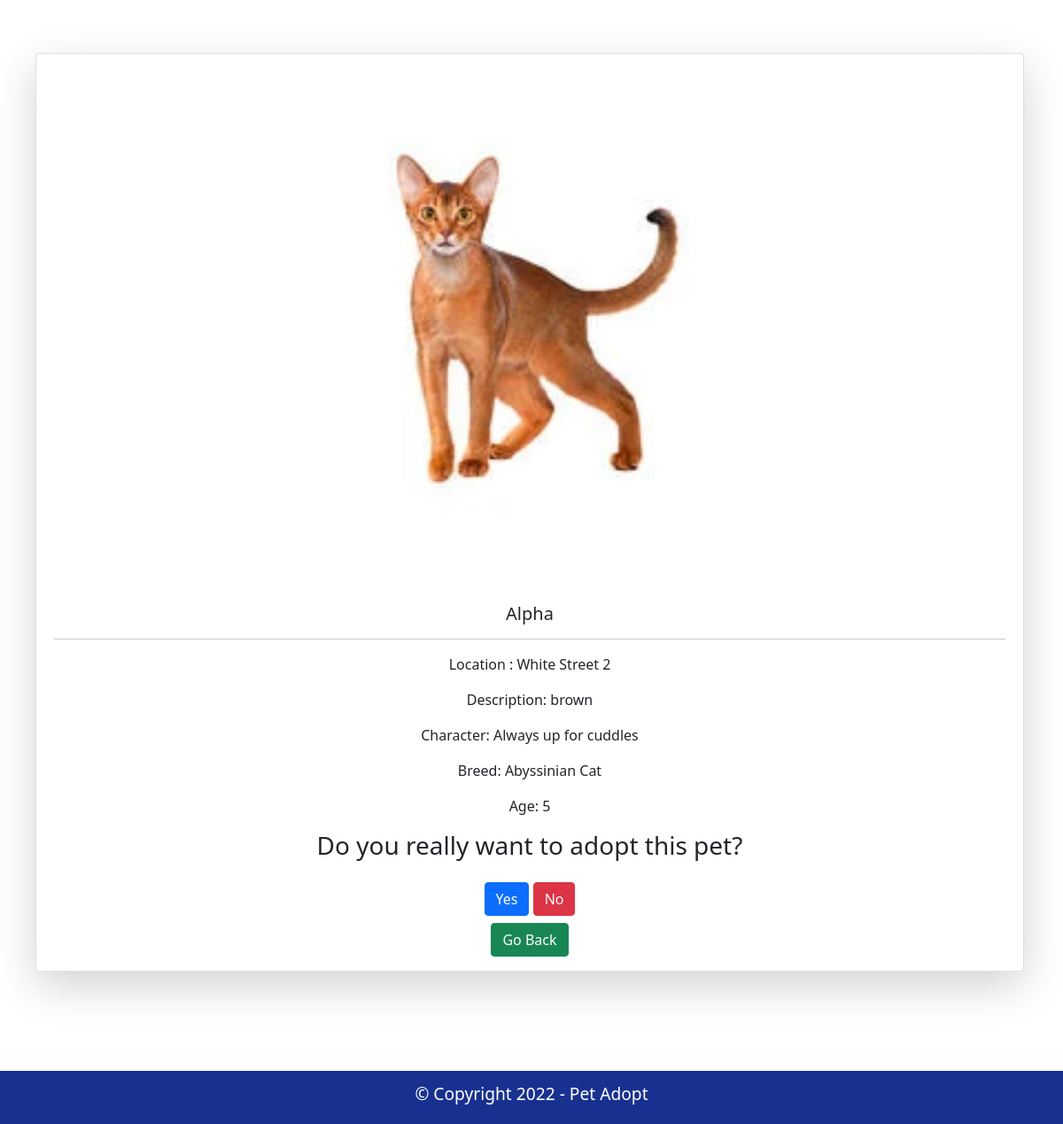
The app's page /adopt.php?id=1 (signed in) with its own data.
### tables this page shows
CREATE TABLE `animals` (
  `id` int(11) NOT NULL,
  `name` varchar(30) NOT NULL,
  `picture` varchar(255) DEFAULT NULL,
  `breed` varchar(30) NOT NULL,
  `age` int(11) NOT NULL,
  `type` varchar(30) NOT NULL,
  `description` varchar(30) NOT NULL,
  `character` varchar(30) NOT NULL,
  `location` varchar(30) NOT NULL,
  `status` enum('available','adopted') DEFAULT 'available'
);

### adopt.php (the view, shortened to what this page needs)
<?php
include_once 'components/db_connect.php';
$body = "";
if ($_GET['id']) {
    $id = $_GET['id'];
    $query = "SELECT * FROM animals  WHERE id = {$id}";
    $result = mysqli_query($connect, $query);
    if ($result->num_rows == 1) {
        $data = $result->fetch_assoc();
        $id = $data['id'];
        $location = $data['location'];
        $name= $data['name'];
        $description = $data['description'];
        $breed = $data["breed"];
        $character = $data['character'];
        $age = $data['age'];
        $picture = $data['picture'];
            $body .= '<div class=" mb-5 col col-12 d-flex align-items-stretch">
        <div class="row g-1 container-fluid card shadow-lg bg-card-color">
        <img style="width:500px; height:600px; object-fit: cover; margin:auto" src=animals/pictures/'.$picture.' class="card-img-top" alt="...">
        <div class="card-body">
          <h5 class="card-title">'.$name.'</h5>
          <hr>
          <p class="card-text">Location : '.$location.'</p>
          <p class="card-text">Description: '.$description.'</p>
          <p class="card-text">Character: '.$character.'</p>
          <p class="card-text">Breed: '.$breed.'</p>
          <p class="card-text">Age: '.$age.'</p>
          <h3 class="mb-4">Do you really want to adopt this pet?</h3>
                <a href="a_adopt.php?id='.$id.'" class="btn btn-primary">Yes</a>
                <a href="javascript:history.back()" class="btn btn-danger">No</a><br>
          <a href="index.php" class="btn btn-success mt-2">Go Back</a>
        </div>
      </div>
      </div>
      ';
    } else {
        header("location: error.php");
    }
} else {
    header("location: error.php");
}
?>
<!DOCTYPE html>
<html lang="en">
<head>
    <?php include_once 'components/boot.php';?>
    <link rel="stylesheet" href="style.css">
</head>
<body>
    <div class="container text-center">
        <div class="row justify-content-evenly py-5">
            <div class="mt-3 mb-3">
                <?= $body ?>
            </div>
        </div>
    </div>
    <div class="d-flex footer text-center align-items-center justify-content-center text-white" style="background-color: #183190;
    height: 60px;">
    <h2 style="font-size:1.2rem">&copy; Copyright 2022 - Pet Adopt</h2>
</div>
</body>
</html>

### records on screen
animals: picture (picture), name "Alpha", location "White Street 2", description "brown", character "Always up for cuddles", breed "Abyssinian Cat", age "5"
